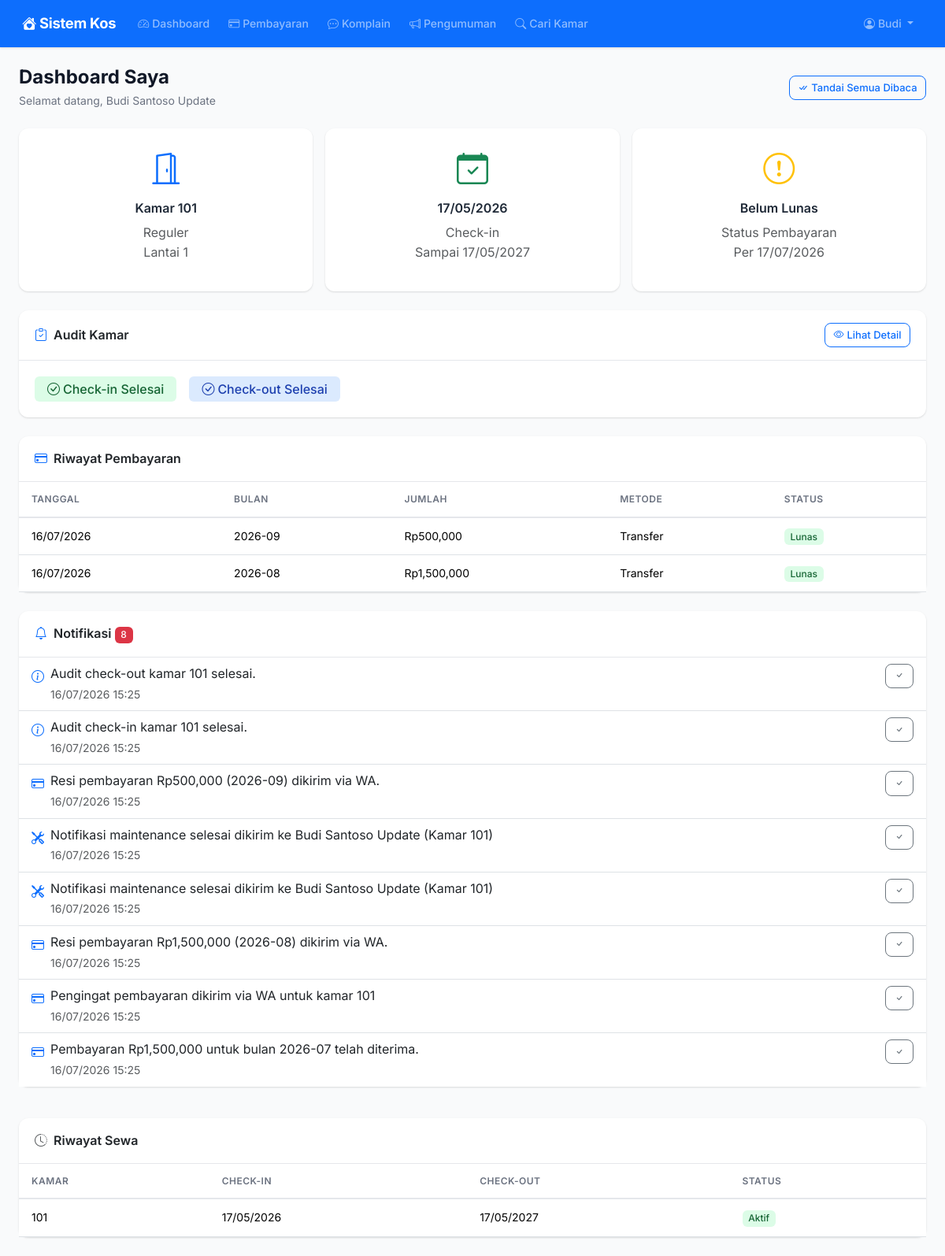
The app's page /dashboard/client (signed in), older data.
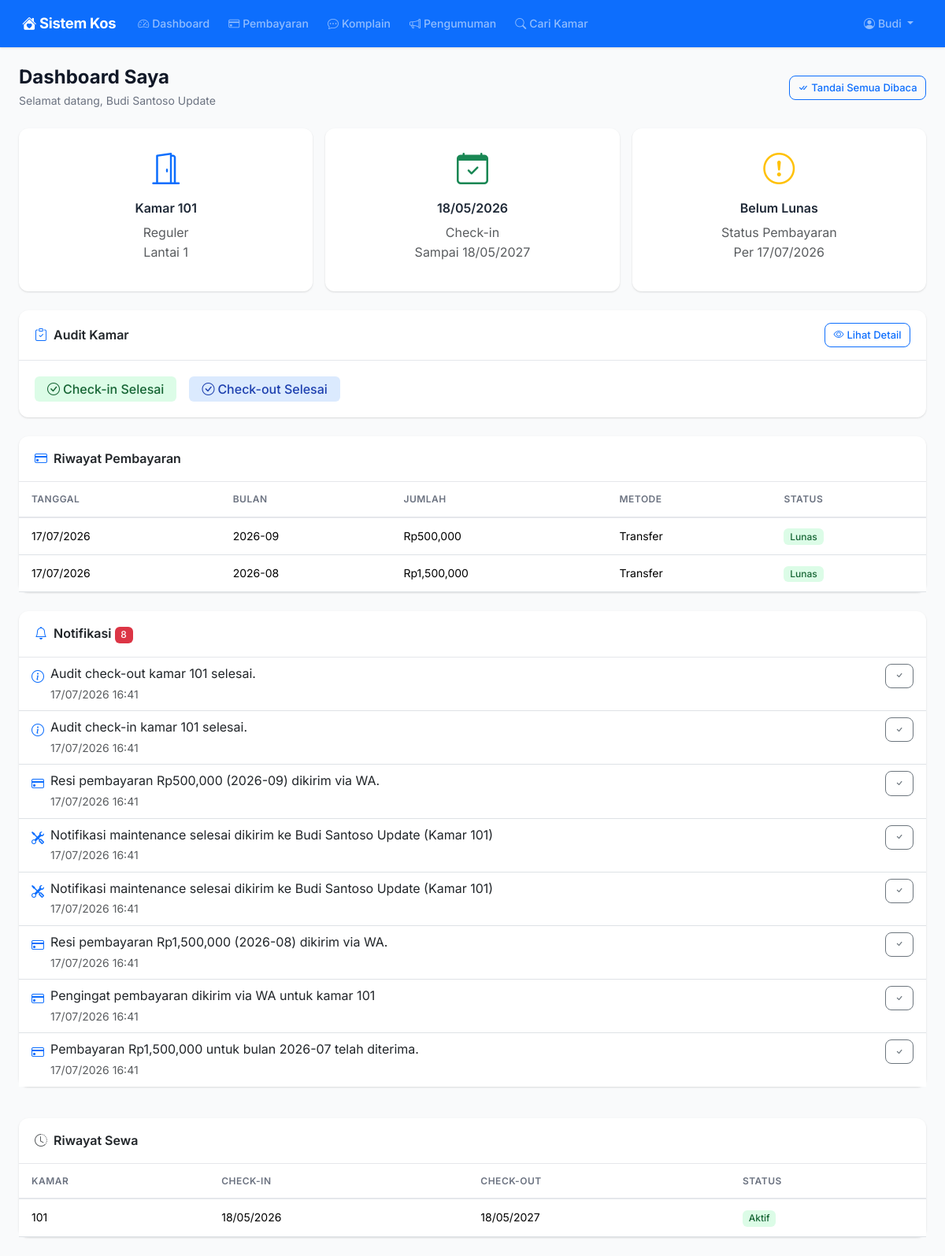
The same page, newer data.
### models.py (models this page shows, shortened)
class Booking(db.Model):
    __tablename__ = "bookings"
    id = db.Column(db.Integer, primary_key=True)
    user_id = db.Column(db.Integer, db.ForeignKey("users.id"), nullable=False)
    room_id = db.Column(db.Integer, db.ForeignKey("rooms.id"), nullable=False)
    tanggal_masuk = db.Column(db.Date, nullable=False)
    tanggal_keluar = db.Column(db.Date)
    status = db.Column(db.String(20), default="aktif")
    deposit = db.Column(db.Float, default=0)
    catatan = db.Column(db.Text)
    created_at = db.Column(db.DateTime, default=datetime.utcnow)
    payments = db.relationship("Payment", backref="booking", lazy="dynamic")
    @property
    def tagihan_bulan_ini(self):
        bulan_ini = date.today().strftime("%Y-%m")
        sudah_bayar = Payment.query.filter(
            Payment.booking_id == self.id,
            Payment.bulan_dibayar_untuk == bulan_ini,
            Payment.status == "lunas"
        ).first()
        return sudah_bayar is None

class Payment(db.Model):
    __tablename__ = "payments"
    id = db.Column(db.Integer, primary_key=True)
    booking_id = db.Column(db.Integer, db.ForeignKey("bookings.id"), nullable=False)
    jumlah = db.Column(db.Float, nullable=False)
    tanggal_bayar = db.Column(db.Date, default=date.today)
    bulan_dibayar_untuk = db.Column(db.String(20))
    metode_bayar = db.Column(db.String(20), default="transfer")
    status = db.Column(db.String(20), default="lunas")
    bukti_pembayaran = db.Column(db.String(255))
    catatan = db.Column(db.Text)
    created_at = db.Column(db.DateTime, default=datetime.utcnow)

class Notification(db.Model):
    __tablename__ = "notifications"
    id = db.Column(db.Integer, primary_key=True)
    user_id = db.Column(db.Integer, db.ForeignKey("users.id"), nullable=True)
    pesan = db.Column(db.Text, nullable=False)
    jenis = db.Column(db.String(50), default="umum")
    wa_sent = db.Column(db.Boolean, default=False)
    dibaca = db.Column(db.Boolean, default=False)
    created_at = db.Column(db.DateTime, default=datetime.utcnow)

class Room(db.Model):
    __tablename__ = "rooms"
    id = db.Column(db.Integer, primary_key=True)
    nomor_kamar = db.Column(db.String(10), unique=True, nullable=False)
    lantai = db.Column(db.Integer, default=1)
    tipe = db.Column(db.String(50), default="Reguler")
    harga_per_bulan = db.Column(db.Float, nullable=False)
    ukuran = db.Column(db.String(50))
    fasilitas = db.Column(db.Text)
    status = db.Column(db.String(20), default="tersedia")
    deskripsi = db.Column(db.Text)
    created_at = db.Column(db.DateTime, default=datetime.utcnow)
    bookings = db.relationship("Booking", backref="room", lazy="dynamic")
    maintenance_requests = db.relationship("MaintenanceRequest", backref="room", lazy="dynamic")

### routes/dashboard.py (the view)
@dashboard_bp.route("/client")
@login_required
def client():
    booking_aktif = Booking.query.filter_by(user_id=current_user.id, status="aktif").first()
    booking_pending = Booking.query.filter_by(user_id=current_user.id, status="pending").first()
    booking = booking_aktif or booking_pending
    riwayat = Booking.query.filter_by(user_id=current_user.id).order_by(Booking.created_at.desc()).all()
    pembayaran = Payment.query.join(Booking).filter(Booking.user_id == current_user.id).order_by(Payment.created_at.desc()).all()
    notifikasi = Notification.query.filter_by(user_id=current_user.id).order_by(Notification.created_at.desc()).limit(10).all()
    notif_belum_dibaca = Notification.query.filter_by(user_id=current_user.id, dibaca=False).count()
    return render_template("dashboard/client.html",
        booking=booking, booking_aktif=booking_aktif, booking_pending=booking_pending,
        riwayat=riwayat, pembayaran=pembayaran,
        notifikasi=notifikasi, notif_belum_dibaca=notif_belum_dibaca,
        date_today=date.today())

### app.py (called while the page is built)
def create_app():
    app = Flask(__name__)
    app.config.from_object("config.Config")
    db.init_app(app)
    login_manager.init_app(app)
    csrf.init_app(app)
    login_manager.login_view = "auth.login"
    login_manager.login_message = "Silakan login terlebih dahulu."
    from models import User
    @login_manager.user_loader
    def load_user(user_id):
        return User.query.get(int(user_id))
    @app.context_processor
    def inject_now():
        from datetime import datetime
        return {"now": datetime.now()}
    @app.context_processor
    def inject_utility():
        from datetime import date
        return {"date_today": date.today()}
    from routes import register_routes
    register_routes(app)
    with app.app_context():
        db.create_all()
    return app

### templates/dashboard/client.html (shortened to what the changed rows need)
{% extends "base.html" %}
{% block content %}
<div class="page-header d-flex flex-wrap justify-content-between align-items-center">
    <div>
        <h1>Dashboard Saya</h1>
    </div>
</div>
{% if booking_aktif %}
<div class="row g-3 mb-4">
    <div class="col-md-4">
        <div class="card border-0 h-100">
            <div class="card-body text-center">
                <i class="bi bi-door-open fs-1 text-primary mb-2 d-block"></i>
                <h5 class="card-title">Kamar {{ booking_aktif.room.nomor_kamar }}</h5>
                <p class="text-muted mb-0">{{ booking_aktif.room.tipe }}</p>
                <p class="text-muted">Lantai {{ booking_aktif.room.lantai }}</p>
            </div>
        </div>
    </div>
    <div class="col-md-4">
        <div class="card border-0 h-100">
            <div class="card-body text-center">
                <i class="bi bi-calendar-check fs-1 text-success mb-2 d-block"></i>
                <h5 class="card-title">{{ booking_aktif.tanggal_masuk.strftime('%d/%m/%Y') }}</h5>
                <p class="text-muted mb-0">Check-in</p>
                {% if booking_aktif.tanggal_keluar %}
                <p class="text-muted">Sampai {{ booking_aktif.tanggal_keluar.strftime('%d/%m/%Y') }}</p>
                {% endif %}
            </div>
        </div>
    </div>
    <div class="col-md-4">
        <div class="card border-0 h-100">
            <div class="card-body text-center">
                <i class="bi bi-{% if booking_aktif.tagihan_bulan_ini %}exclamation-circle text-warning{% else %}check-circle text-success{% endif %} fs-1 mb-2 d-block"></i>
                <h5 class="card-title">{% if booking_aktif.tagihan_bulan_ini %}Belum Lunas{% else %}Lancar{% endif %}</h5>
                <p class="text-muted mb-0">Status Pembayaran</p>
                <p class="text-muted">Per {{ date_today.strftime('%d/%m/%Y') }}</p>
            </div>
        </div>
    </div>
</div>
<div class="row g-3 mb-4">
    <div class="col-12">
        <div class="card border-0">
            <div class="card-header d-flex justify-content-between align-items-center">
                <span><i class="bi bi-clipboard-check me-2 text-primary"></i>Audit Kamar</span>
                <a href="{{ url_for('audit.detail', booking_id=booking_aktif.id) }}" class="btn btn-sm btn-outline-primary">
                    <i class="bi bi-eye me-1"></i>Lihat Detail
                </a>
            </div>
            <div class="card-body">
                {% set audit_in = booking_aktif.audits|selectattr('tipe','equalto','check_in')|first %}
                {% set audit_out = booking_aktif.audits|selectattr('tipe','equalto','check_out')|first %}
                <div class="d-flex align-items-center gap-3">
                    <div>
                        {% if audit_in %}
                        <span class="badge badge-success fs-6 px-3 py-2"><i class="bi bi-check-circle me-1"></i>Check-in Selesai</span>
                        {% else %}
                        <a href="{{ url_for('audit.check_in', booking_id=booking_aktif.id) }}" class="btn btn-primary btn-sm">
                            <i class="bi bi-clipboard me-1"></i>Audit Check-in
                        </a>
                        {% endif %}
                    </div>
                    <div>
                        {% if audit_out %}
                        <span class="badge badge-info fs-6 px-3 py-2"><i class="bi bi-check-circle me-1"></i>Check-out Selesai</span>
                        {% endif %}
                    </div>
                </div>
            </div>
        </div>
    </div>
</div>
<div class="row g-3 mb-4">
    <div class="col-12">
        <div class="card border-0">
            <div class="card-header d-flex justify-content-between align-items-center">
                <span><i class="bi bi-credit-card me-2 text-primary"></i>Riwayat Pembayaran</span>
            </div>
            <div class="card-body p-0">
                {% if pembayaran %}
                <div class="table-responsive">
                    <table class="table table-hover mb-0">
                        <thead><tr><th>Tanggal</th><th>Bulan</th><th>Jumlah</th><th>Metode</th><th>Status</th></tr></thead>
                        <tbody>
                            {% for p in pembayaran %}
                            <tr>
                                <td>{{ p.tanggal_bayar.strftime('%d/%m/%Y') }}</td>
                                <td>{{ p.bulan_dibayar_untuk }}</td>
                                <td>Rp{{ "{:,.0f}".format(p.jumlah) }}</td>
                                <td>{{ p.metode_bayar|title }}</td>
                                <td><span class="badge badge-success">Lunas</span></td>
                            </tr>
                            {% endfor %}
                        </tbody>
                    </table>
                </div>
                {% else %}<div class="empty-state"><i class="bi bi-inbox"></i><h5>Belum ada pembayaran</h5></div>{% endif %}
            </div>
        </div>
    </div>
</div>
<div class="row g-3 mb-4">
    <div class="col-12">
        <div class="card border-0">
            <div class="card-header">
                <span><i class="bi bi-bell me-2 text-primary"></i>Notifikasi {% if notif_belum_dibaca > 0 %}<span class="badge bg-danger">{{ notif_belum_dibaca }}</span>{% endif %}</span>
            </div>
            <div class="card-body p-0">
                {% if notifikasi %}
                <div class="list-group list-group-flush">
                    {% for n in notifikasi %}
                    <div class="list-group-item d-flex align-items-start gap-2 {% if not n.dibaca %}bg-primary-light{% endif %}">
                        <i class="bi bi-{% if n.jenis == 'pembayaran' %}credit-card{% elif n.jenis == 'maintenance' %}tools{% else %}info-circle{% endif %} mt-1 text-primary"></i>
                        <div class="flex-grow-1">
                            <p class="mb-0">{{ n.pesan }}</p>
                            <small class="text-muted">{{ n.created_at.strftime('%d/%m/%Y %H:%M') }}</small>
                        </div>
                        {% if not n.dibaca %}
                        <form method="POST" action="{{ url_for('dashboard.baca_notifikasi', id=n.id) }}" style="display:inline">
                            <button class="btn btn-sm btn-outline-secondary" title="Tandai dibaca"><i class="bi bi-check"></i></button>
                        </form>
                        {% endif %}
                    </div>
                    {% endfor %}
                </div>
                {% else %}<div class="empty-state"><i class="bi bi-bell-slash"></i><h5>Tidak ada notifikasi</h5></div>{% endif %}
            </div>
        </div>
    </div>
</div>
{% endif %}
{% if riwayat %}
<div class="row g-3 mt-2">
    <div class="col-12">
        <div class="card border-0">
            <div class="card-body p-0">
                <div class="table-responsive">
                    <table class="table table-hover mb-0">
                        <thead><tr><th>Kamar</th><th>Check-in</th><th>Check-out</th><th>Status</th></tr></thead>
                        <tbody>
                            {% for b in riwayat %}
                            <tr>
                                <td>{{ b.room.nomor_kamar }}</td>
                                <td>{{ b.tanggal_masuk.strftime('%d/%m/%Y') }}</td>
                                <td>{{ b.tanggal_keluar.strftime('%d/%m/%Y') if b.tanggal_keluar else '-' }}</td>
                                <td><span class="badge {% if b.status == 'aktif' %}badge-success{% elif b.status == 'pending' %}badge-warning{% else %}badge-secondary{% endif %}">{{ b.status|title }}</span></td>
                            </tr>
                            {% endfor %}
                        </tbody>
                    </table>
                </div>
            </div>
        </div>
    </div>
</div>
{% endif %}
{% endblock %}

Row changes from the older to the newer data that the page shows:
changed Booking "Aktif": tanggal_masuk "17/05/2026" → "18/05/2026"; tanggal_keluar "17/05/2027" → "18/05/2027"
changed Payment (number 1 of 2 on the later page): tanggal_bayar "16/07/2026" → "17/07/2026"
changed Payment (number 2 of 2 on the later page): tanggal_bayar "16/07/2026" → "17/07/2026"
changed Notification "Audit check-out kamar 101 selesai.": created_at "16/07/2026 15:25" → "17/07/2026 16:41"
changed Notification "Audit check-in kamar 101 selesai.": created_at "16/07/2026 15:25" → "17/07/2026 16:41"
changed Notification "Resi pembayaran Rp500,000 (2026-09) dikirim via WA.": created_at "16/07/2026 15:25" → "17/07/2026 16:41"
changed Notification (number 4 of 8 on the later page): created_at "16/07/2026 15:25" → "17/07/2026 16:41"
changed Notification (number 5 of 8 on the later page): created_at "16/07/2026 15:25" → "17/07/2026 16:41"
changed Notification "Resi pembayaran Rp1,500,000 (2026-08) dikirim via WA.": created_at "16/07/2026 15:25" → "17/07/2026 16:41"
changed Notification "Pengingat pembayaran dikirim via WA untuk kamar 101": created_at "16/07/2026 15:25" → "17/07/2026 16:41"
changed Notification "Pembayaran Rp1,500,000 untuk bulan 2026-07 telah diterima.": created_at "16/07/2026 15:25" → "17/07/2026 16:41"
